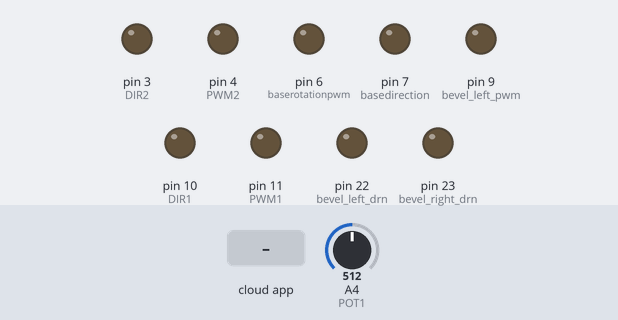
This sketch was run on a simulated Arduino Mega 2560, built with avr-gcc and run on an emulated ATmega2560. On the bench: output pins drawn as LEDs (lit = HIGH). The inputs (shaded band) are chosen by the test bench; at power-on: A4 (POT1) = 512. The ROS host is connected and sends only what is stated.

Above: at 1.2 s.
1.3 s: the phone or cloud app sets linear.x to -100
At 2.3 s:
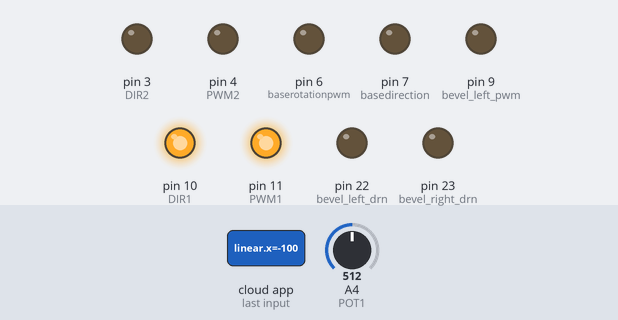
2.8 s: the phone or cloud app sets angular.z to -100
At 3.4 s:
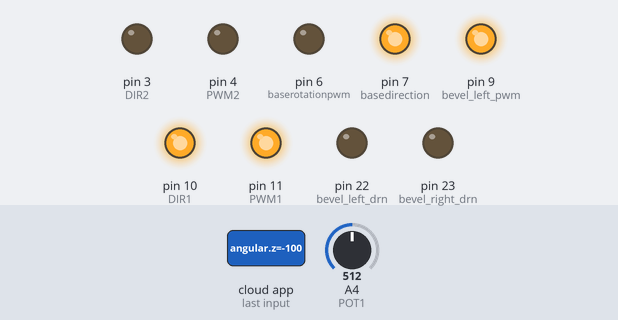
4.3 s: the phone or cloud app sets linear.x to 0
At 4.6 s:
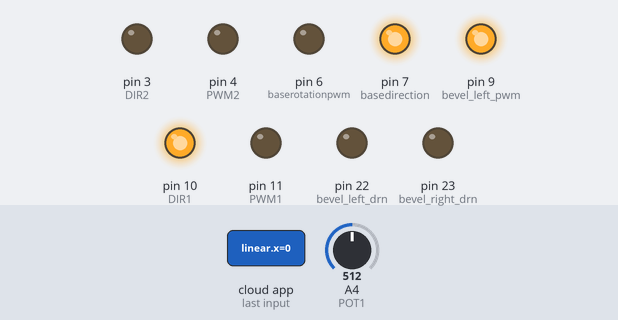
5.8 s: the phone or cloud app sets angular.z to 0
At 6.9 s:
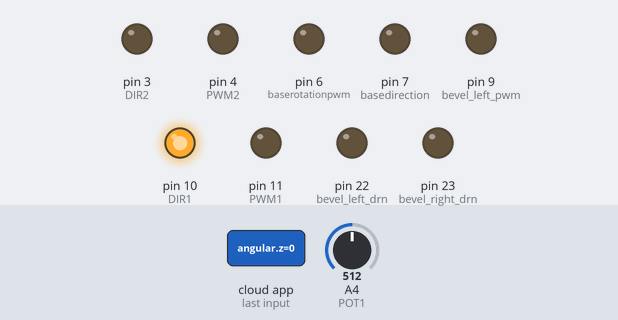
7.3 s: the phone or cloud app sets linear.x to 100
At 8.1 s:
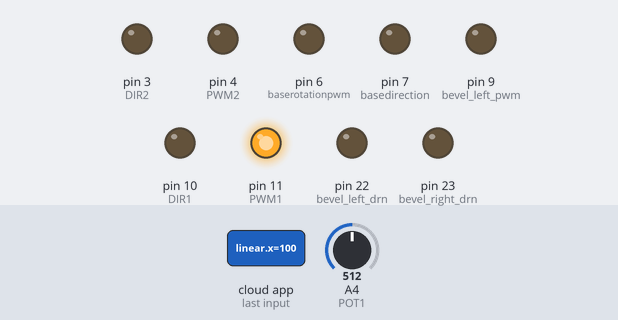
8.8 s: the phone or cloud app sets angular.z to 100
At 9.2 s:
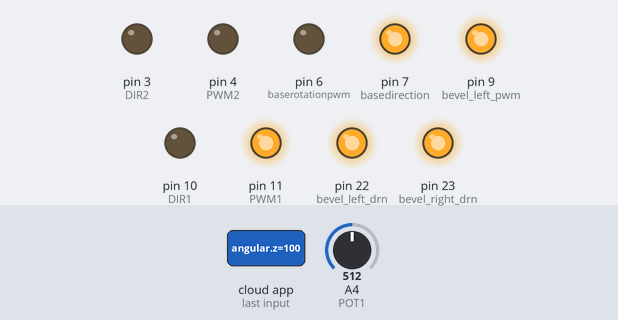
Timing chart, 0 to 11.3 s (numbered marks = the images above; inputs shaded):
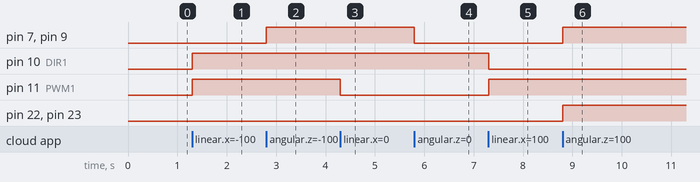

The sketch:

manual_control_without_stepper.ino
```cpp
#include <ros.h>
#include <sensor_msgs/Joy.h>
#include <std_msgs/String.h>
#include <geometry_msgs/Point.h>
#include <geometry_msgs/Twist.h>
#define DIR1 10               //connections to be checked
#define PWM1 11
#define DIR2 3                   //1 6inch 2 4inch
#define PWM2 4
#define baserotationpwm 6
#define basedirection 7
#define bevel_right_pwm 7
#define bevel_left_pwm  9
#define bevel_right_drn 23
#define bevel_left_drn  22
#define POT1 A4
int i=0;
int j=0;
int k=0;
int m=0;
int potent=0;
int maxl=0;
int minl=0;
ros::NodeHandle n;
geometry_msgs::Twist vels;
ros::Publisher pub1("velocities", &vels);
int vel1,vel2,vel3,vel4,vel5;
void callback(const geometry_msgs::Twist& msg)
{
  int potent=analogRead(POT1);
  float x = msg.linear.x;  //
  if(x>0.8){
    digitalWrite(DIR1,LOW);//extension(blue-right)
    vel1 = 255;
    vel2=0;
    i=2;
  }
  else if(x<-0.8){
    digitalWrite(DIR1,HIGH);//retraction
    vel1 = 255;
    vel2=0;
    i=1;
  }
  else{
    vel1=0;
  }
  float y = msg.linear.y;// extension(tape right)
  if(y>0.8){
    digitalWrite(DIR2,LOW);
    vel2 = 255;
    vel1=0;
    i=2;
  }
  else if(y<-0.8){
    digitalWrite(DIR2,HIGH);//retraction
    vel2 = 255;
    vel1=0;
    i=1;
  }
  else{
    vel2 = 0;
  }
  float bsrot1=msg.angular.x;
  float bsrot2=msg.angular.y;
  if(bsrot2==1){
    digitalWrite(basedirection,LOW);//extension(blue-right)
    vel3 = 255;
    i=2;
    k++;
  }
  else if(bsrot1==1){
    digitalWrite(basedirection,HIGH);//retraction
    vel3 = 255;
    i=1;
    k++;
  }
  else{
    vel3=0;
  }
  float bevelrot1=msg.linear.z;
  float bevelrot2=msg.angular.z;
  if(bevelrot1>0.9){
    digitalWrite(bevel_right_drn,LOW);//extension(blue-right)
    digitalWrite(bevel_left_drn,HIGH);
    vel4 = 255;
    vel5 = 255;

    m=10;
  }
  else if(bevelrot1<-0.9){
    digitalWrite(bevel_right_drn,HIGH);//extension(blue-right)
    digitalWrite(bevel_left_drn,LOW);
    vel4 = 255;
    vel5 = 255;

    m=20;
  }
  else if(bevelrot2>0.9){
    digitalWrite(bevel_right_drn,HIGH);//extension(blue-right)
    digitalWrite(bevel_left_drn,HIGH);
    vel4 = 255;
    vel5 = 255;

    m=30;
  }
  else if(bevelrot2<-0.9){
    digitalWrite(bevel_right_drn,LOW);//extension(blue-right)
    digitalWrite(bevel_left_drn,LOW);
    vel4 = 255;
    vel5 = 255;


    m=40;
  }
  else{
    vel4 = 0;
    vel5 = 0;
    digitalWrite(bevel_right_drn,LOW);
    digitalWrite(bevel_left_drn,LOW);
    m=100;
  }
  analogWrite(PWM1,vel1);
  analogWrite(PWM2,vel2);
  analogWrite(baserotationpwm,vel3);
  analogWrite(bevel_right_pwm,vel4);
  analogWrite(bevel_left_pwm,vel5);
  vels.linear.x=vel4;
  vels.linear.y=vel5;
  vels.linear.z=m;
}
ros::Subscriber<geometry_msgs::Twist> sub1("cmd_vel", callback);
void setup(){
  pinMode(DIR1,OUTPUT);
  pinMode(PWM1,OUTPUT);
  pinMode(DIR2,OUTPUT);
  pinMode(PWM2,OUTPUT);
  pinMode(baserotationpwm,OUTPUT);
  pinMode(basedirection,OUTPUT);
  pinMode(bevel_right_pwm,OUTPUT);
  pinMode(bevel_left_pwm,OUTPUT);
  pinMode(bevel_right_drn,OUTPUT);
  pinMode(bevel_left_drn,OUTPUT);
  pinMode(POT1,INPUT);

  n.initNode();
  n.subscribe(sub1);
  n.advertise(pub1);
}

void loop(){

  pub1.publish(&vels);
  n.spinOnce();
}
```

Measured:
- after the input at 1.3 s, pin 10 (DIR1), pin 11 (PWM1): LOW → HIGH at once
- after the input at 2.8 s, pin 7 (basedirection), pin 9 (bevel_left_pwm): LOW → HIGH at once
- after the input at 4.3 s, pin 11 (PWM1): HIGH → LOW at once
- after the input at 5.8 s, pin 7 (basedirection), pin 9 (bevel_left_pwm): HIGH → LOW at once
- after the input at 7.3 s, pin 10 (DIR1): HIGH → LOW at once; pin 11 (PWM1): LOW → HIGH at once
- after the input at 8.8 s, pin 7 (basedirection), pin 9 (bevel_left_pwm), pin 22 (bevel_left_drn), pin 23 (bevel_right_drn): LOW → HIGH at once
